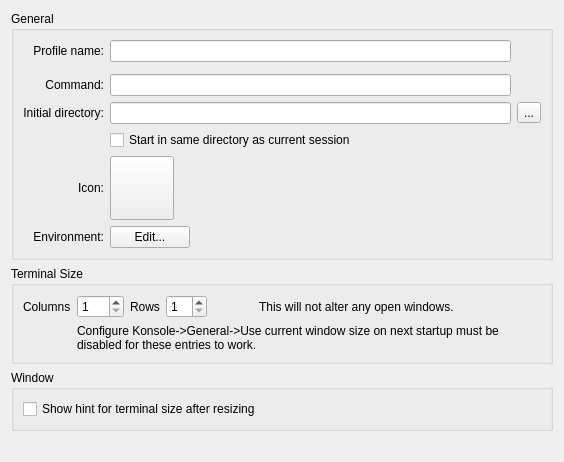
     <widget class="QWidget" name="generalTab">
      <attribute name="title">
       <string comment="@title:tab Generic, common options">General</string>
      </attribute>
      <layout class="QGridLayout" name="gridLayout_2">
       <item row="0" column="0">
        <widget class="QGroupBox" name="groupBox_10">
         <property name="title">
          <string comment="@title:group Generic, common options">General</string>
         </property>
         <property name="flat">
          <bool>true</bool>
         </property>
         <layout class="QGridLayout">
          <item row="0" column="0">
           <widget class="QLabel" name="profileNameLabel">
            <property name="text">
             <string>Profile name:</string>
            </property>
            <property name="alignment">
             <set>Qt::AlignRight|Qt::AlignTrailing|Qt::AlignVCenter</set>
            </property>
           </widget>
          </item>
          <item row="0" column="1" colspan="2">
           <widget class="KLineEdit" name="profileNameEdit">
            <property name="toolTip">
             <string>A descriptive name for the profile</string>
            </property>
           </widget>
          </item>
          <item row="1" column="1" colspan="2">
           <widget class="KMessageWidget" name="emptyNameWarningWidget"/>
          </item>
          <item row="2" column="0">
           <widget class="QLabel" name="label_3">
            <property name="text">
             <string>Command:</string>
            </property>
            <property name="alignment">
             <set>Qt::AlignRight|Qt::AlignTrailing|Qt::AlignVCenter</set>
            </property>
           </widget>
          </item>
          <item row="2" column="1" colspan="2">
           <widget class="KLineEdit" name="commandEdit">
            <property name="toolTip">
             <string>The command to execute when new terminal sessions are created using this profile</string>
            </property>
            <property name="layoutDirection">
             <enum>Qt::LeftToRight</enum>
            </property>
           </widget>
          </item>
          <item row="3" column="0">
           <widget class="QLabel" name="label_9">
            <property name="text">
             <string>Initial directory:</string>
            </property>
            <property name="alignment">
             <set>Qt::AlignRight|Qt::AlignTrailing|Qt::AlignVCenter</set>
            </property>
           </widget>
          </item>
          <item row="3" column="1" colspan="2">
           <widget class="KLineEdit" name="initialDirEdit">
            <property name="toolTip">
             <string>The initial working directory for new terminal sessions using this profile</string>
            </property>
            <property name="layoutDirection">
             <enum>Qt::LeftToRight</enum>
            </property>
           </widget>
          </item>
          <item row="3" column="3">
           <widget class="QToolButton" name="dirSelectButton">
            <property name="toolTip">
             <string>Choose the initial directory</string>
            </property>
            <property name="text">
             <string>...</string>
            </property>
           </widget>
          </item>
          <item row="4" column="1" colspan="2">
           <widget class="QCheckBox" name="startInSameDirButton">
            <property name="text">
             <string>Start in same directory as current session</string>
            </property>
           </widget>
          </item>
          <item row="5" column="0">
           <widget class="QLabel" name="label_10">
            <property name="text">
             <string>Icon:</string>
            </property>
            <property name="alignment">
             <set>Qt::AlignRight|Qt::AlignTrailing|Qt::AlignVCenter</set>
            </property>
           </widget>
          </item>
          <item row="5" column="1">
           <widget class="QPushButton" name="iconSelectButton">
            <property name="sizePolicy">
             <sizepolicy hsizetype="Fixed" vsizetype="Fixed">
              <horstretch>0</horstretch>
              <verstretch>0</verstretch>
             </sizepolicy>
            </property>
            <property name="minimumSize">
             <size>
              <width>64</width>
              <height>64</height>
             </size>
            </property>
            <property name="baseSize">
             <size>
              <width>0</width>
              <height>0</height>
             </size>
            </property>
            <property name="toolTip">
             <string>Select the icon displayed on tabs using this profile</string>
            </property>
            <property name="text">
             <string/>
            </property>
            <property name="iconSize">
             <size>
              <width>48</width>
              <height>48</height>
             </size>
            </property>
           </widget>
          </item>
          <item row="5" column="2">
           <spacer>
            <property name="orientation">
             <enum>Qt::Horizontal</enum>
            </property>
            <property name="sizeHint" stdset="0">
             <size>
              <width>20</width>
              <height>20</height>
             </size>
            </property>
           </spacer>
          </item>
          <item row="6" column="0">
           <widget class="QLabel" name="environmentLabel">
            <property name="text">
             <string>Environment:</string>
            </property>
            <property name="alignment">
             <set>Qt::AlignRight|Qt::AlignTrailing|Qt::AlignVCenter</set>
            </property>
           </widget>
          </item>
          <item row="6" column="1">
           <widget class="QPushButton" name="environmentEditButton">
            <property name="toolTip">
             <string>Edit the list of environment variables and associated values</string>
            </property>
            <property name="text">
             <string>Edit...</string>
            </property>
           </widget>
          </item>
         </layout>
        </widget>
       </item>
       <item row="1" column="0">
        <widget class="QGroupBox" name="groupBox_16">
         <property name="title">
          <string>Terminal Size</string>
         </property>
         <property name="flat">
          <bool>true</bool>
         </property>
         <layout class="QGridLayout" name="gridLayout_09">
          <item row="0" column="0">
           <widget class="QLabel" name="label">
            <property name="text">
             <string>Columns</string>
            </property>
           </widget>
          </item>
          <item row="0" column="1">
           <widget class="KIntSpinBox" name="terminalColumnsEntry">
            <property name="minimum">
             <number>1</number>
            </property>
            <property name="maximum">
             <number>500</number>
            </property>
           </widget>
          </item>
          <item row="0" column="2">
           <widget class="QLabel" name="label_2">
            <property name="text">
             <string>Rows</string>
            </property>
           </widget>
          </item>
          <item row="0" column="3">
           <widget class="KIntSpinBox" name="terminalRowsEntry">
            <property name="minimum">
             <number>1</number>
            </property>
           </widget>
          </item>
          <item row="0" column="4">
           <spacer name="horizontalSpacer_6">
            <property name="orientation">
             <enum>Qt::Horizontal</enum>
            </property>
            <property name="sizeType">
             <enum>QSizePolicy::Fixed</enum>
            </property>
            <property name="sizeHint" stdset="0">
             <size>
              <width>40</width>
              <height>20</height>
             </size>
            </property>
           </spacer>
          </item>
          <item row="0" column="5">
           <widget class="QLabel" name="label_5">
            <property name="text">
             <string>This will not alter any open windows.</string>
            </property>
           </widget>
          </item>
          <item row="0" column="6">
           <spacer name="horizontalSpacer_7">
            <property name="orientation">
             <enum>Qt::Horizontal</enum>
            </property>
            <property name="sizeHint" stdset="0">
             <size>
              <width>81</width>
              <height>20</height>
             </size>
            </property>
           </spacer>
          </item>
          <item row="1" column="0">
           <spacer name="horizontalSpacer_8">
            <property name="orientation">
             <enum>Qt::Horizontal</enum>
            </property>
            <property name="sizeType">
             <enum>QSizePolicy::Fixed</enum>
            </property>
            <property name="sizeHint" stdset="0">
             <size>
              <width>40</width>
              <height>20</height>
             </size>
            </property>
           </spacer>
          </item>
          <item row="1" column="1" colspan="6">
           <widget class="QLabel" name="label_6">
            <property name="text">
             <string>Configure Konsole-&gt;General-&gt;Use current window size on next startup must be disabled for these entries to work.</string>
            </property>
            <property name="wordWrap">
             <bool>true</bool>
            </property>
           </widget>
          </item>
         </layout>
        </widget>
       </item>
       <item row="2" column="0">
        <widget class="QGroupBox" name="groupBox_12">
         <property name="title">
          <string>Window</string>
         </property>
         <property name="flat">
          <bool>true</bool>
         </property>
         <layout class="QVBoxLayout">
          <item>
           <widget class="QCheckBox" name="showTerminalSizeHintButton">
            <property name="toolTip">
             <string>Show terminal size in columns and lines in the center of window after resizing</string>
            </property>
            <property name="text">
             <string>Show hint for terminal size after resizing</string>
            </property>
           </widget>
          </item>
         </layout>
        </widget>
       </item>
       <item row="3" column="0">
        <spacer>
         <property name="orientation">
          <enum>Qt::Vertical</enum>
         </property>
         <property name="sizeHint" stdset="0">
          <size>
           <width>20</width>
           <height>20</height>
          </size>
         </property>
        </spacer>
       </item>
      </layout>
     </widget>
